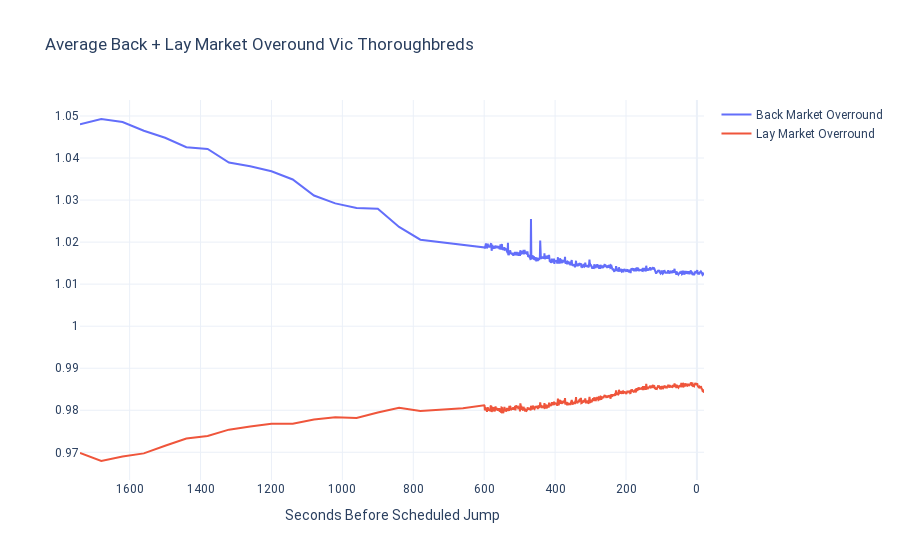

The notebook cell saved with this chart:
### Markdown cell above
![](img/overround.png)

### Code cell
averageMarketPct = (
    df[['market_id', 'selection_id', 'seconds_before_scheduled_jump', 'back_best', 'lay_best']]
    .query('seconds_before_scheduled_jump >= -20')
    .assign(seconds_before_scheduled_jump_chunk = lambda x: x['seconds_before_scheduled_jump'].apply(chunkSBJ))
    .assign(
        back_best = lambda x: 1 / x['back_best'],
        lay_best = lambda x: 1 / x['lay_best']
    )
    .groupby(["market_id", "seconds_before_scheduled_jump_chunk", "seconds_before_scheduled_jump"], as_index = False)
    .agg({'back_best': 'sum', 'lay_best': 'sum'})
    .groupby("seconds_before_scheduled_jump_chunk", as_index = False)
    .agg({'back_best': 'mean', 'lay_best': 'mean'})
    .sort_values('seconds_before_scheduled_jump_chunk', ascending=False)
)

fig_4 = go.Figure()
fig_4.add_trace(go.Scatter(x=averageMarketPct['seconds_before_scheduled_jump_chunk'], y=averageMarketPct['back_best'],
                    mode='lines',
                    name='Back Market Overround'))
fig_4.add_trace(go.Scatter(x=averageMarketPct['seconds_before_scheduled_jump_chunk'], y=averageMarketPct['lay_best'],
                    mode='lines',
                    name='Lay Market Overround'))
fig_4.update_layout(
    font_family="Roboto", 
    template="plotly_white",
    title='Average Back + Lay Market Overound Vic Thoroughbreds'
)
fig_4.update_xaxes(title = "Seconds Before Scheduled Jump")
fig_4['layout']['xaxis']['autorange'] = "reversed"
fig_4

### Figure 1 — Plotly figure (JSON) as saved in the notebook; plotly's stock layout.template omitted (floating-point values rounded to 4 significant figures; data arrays with more than 128 entries replaced by an {"elided": "..."} marker saying what was removed)
{"data": [{"mode": "lines", "name": "Back Market Overround", "type": "scatter", "x": {"elided": "640 int values"}, "y": {"elided": "640 float values"}}, {"mode": "lines", "name": "Lay Market Overround", "type": "scatter", "x": {"elided": "640 int values"}, "y": {"elided": "640 float values"}}], "layout": {"font": {"family": "Roboto"}, "title": {"text": "Average Back + Lay Market Overound Vic Thoroughbreds"}, "xaxis": {"autorange": "reversed", "title": {"text": "Seconds Before Scheduled Jump"}}}}
